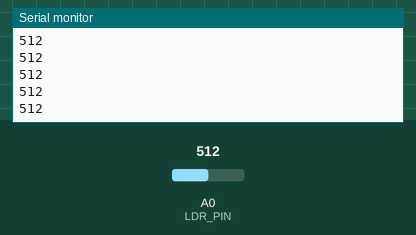
Recording of a sketch running on a simulated Arduino Uno, built with avr-gcc and run on an emulated ATmega328P. Parts: the last lines printed to the serial monitor. The test bench sets the inputs (shaded band); at power-on: A0 (LDR_PIN) = 512.

Above: at 1.2 s.
1.3 s: A0 (LDR_PIN) set to 716
At 1.31 s:
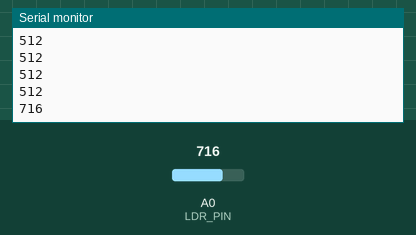
2.8 s: A0 (LDR_PIN) set to 900
At 2.81 s:
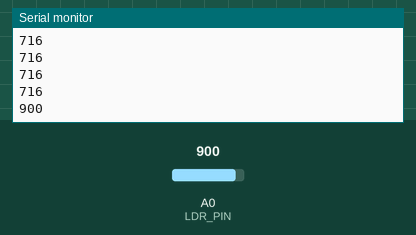
Timing chart, 0 to 5.8 s (numbered marks = the images above; inputs shaded):
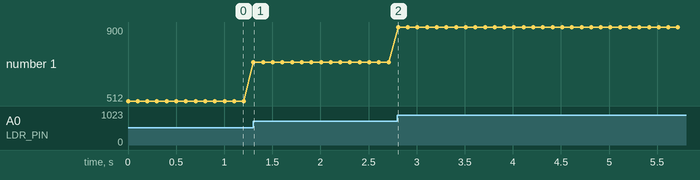

The sketch:

02_light_sensor.ino
```cpp
// 코아랩 파이썬 x 아두이노 - 02 조도센서(LDR)
// 회로: 5V - LDR - A0 - 10kΩ - GND (A0는 LDR과 저항 사이에 연결)

const int LDR_PIN = A0;

void setup() {
  Serial.begin(9600);
}

void loop() {
  int value = analogRead(LDR_PIN);  // 0 ~ 1023 (밝을수록 큰 값)
  Serial.println(value);
  delay(100);
}
```

Measured:
- after the input at 1.3 s, the serial monitor: prints a new line at once (image 1)
- after the input at 2.8 s, the serial monitor: prints a new line at once (image 2)
- plotted number 1: 512 → 716 after the input at 1.3 s, 716 → 900 after the input at 2.8 s
